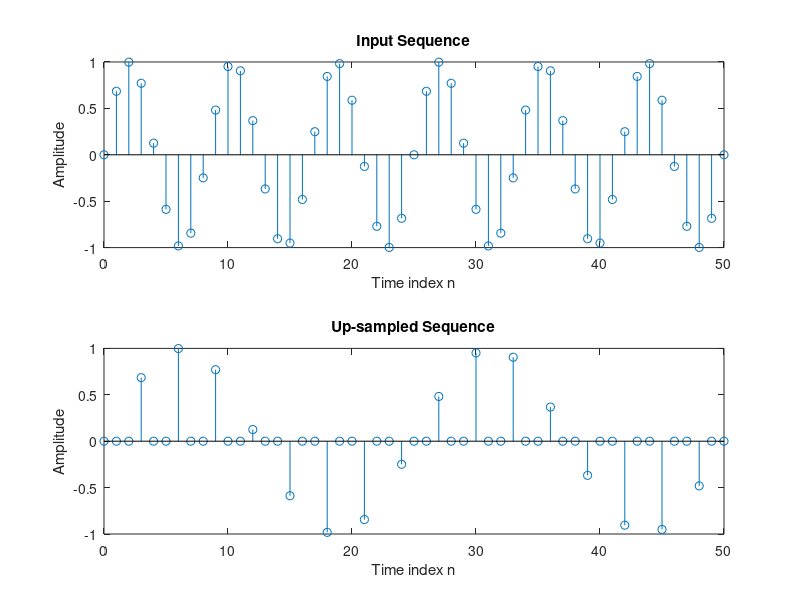

Here is the MATLAB script that generated this plot:
% Up-Sampling by an integer factor
clc;
clear all;
close all;
n=0:50;
x = sin(2*pi*0.12*n);
y = zeros([1, 3*length(x)]);
y([1:3:length(y)]) = x;
subplot(2,1,1),stem(n, x);
xlabel('Time index n');
ylabel('Amplitude');
title('Input Sequence');
subplot(2,1,2),stem(n, y(1:length(x)));
xlabel('Time index n');
ylabel('Amplitude');
title('Up-sampled Sequence');
